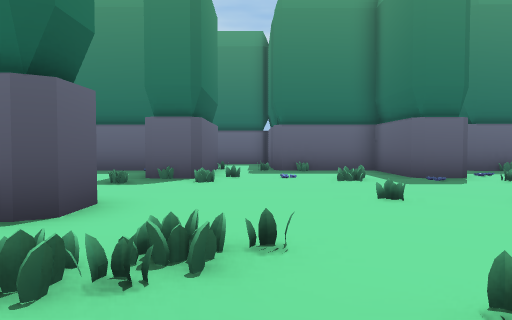
View 1 (above)

16 first-person views from a walk through a level from a Godot 3-D game. The camera is 1.4 m above the floor, tilts 2° down and sees 70° across. The floor is counted in squares, 2 m on a side. Each view is taken from the middle of a square. On the plan, view 1 faces up. The plan holds only what a view shows up to about 11 squares ahead; the rest is blank. The place goes on beyond the plan.

View 2
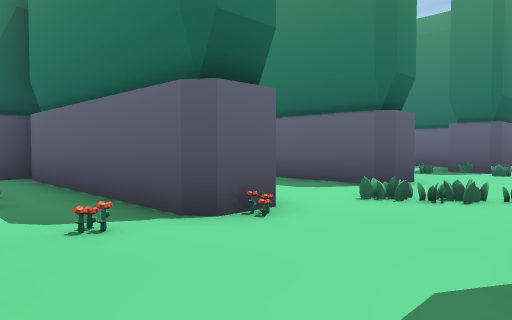

View 3
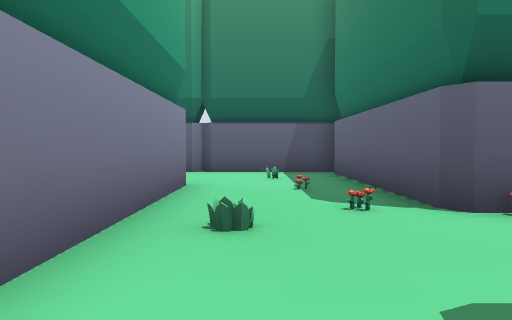

View 4
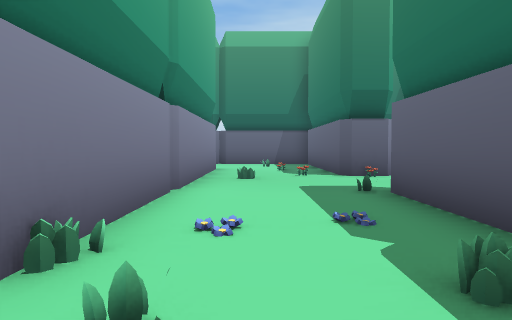

View 5
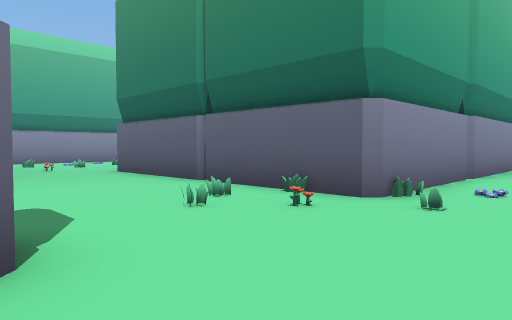

View 6
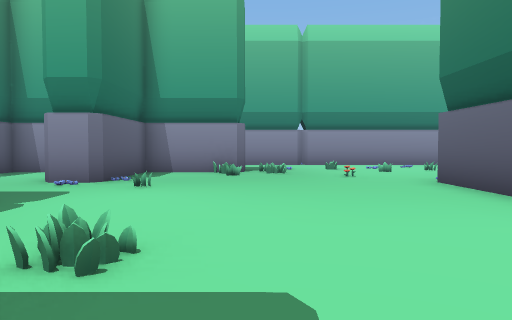

View 7
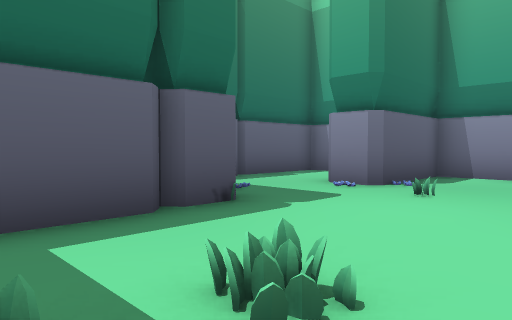

View 8
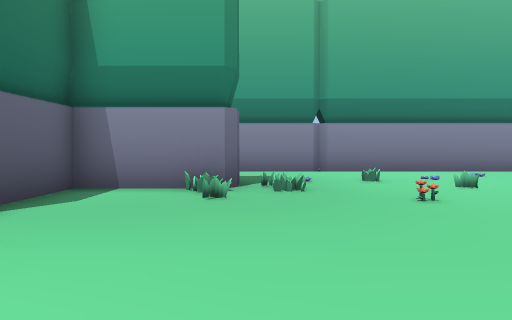

View 9
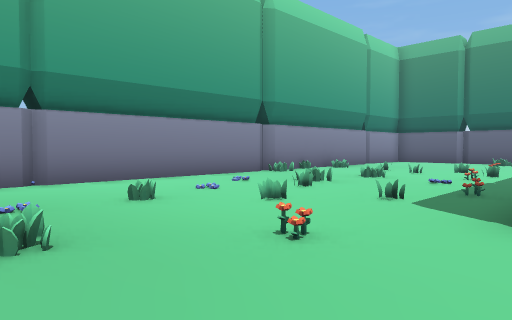

View 10
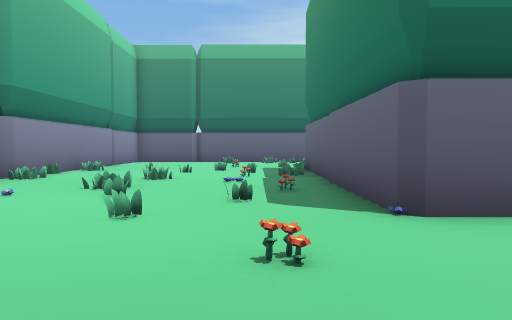

View 11
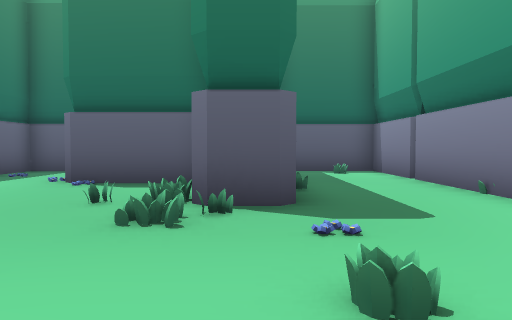

View 12
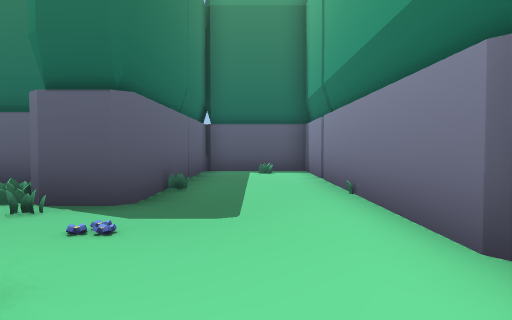

View 13
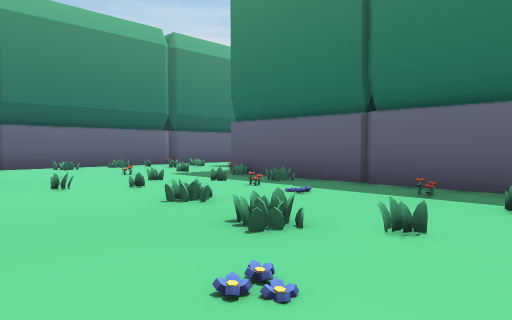

View 14
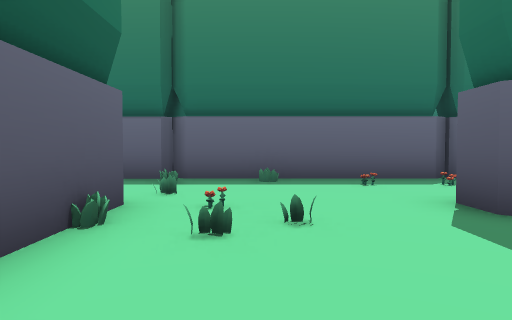

View 15
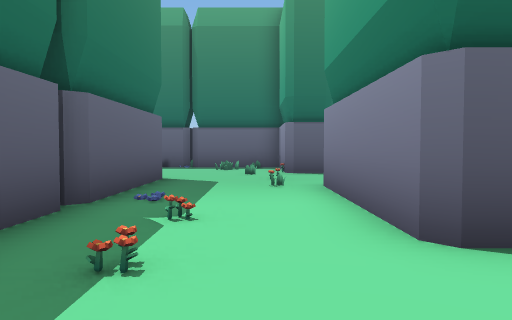

View 16
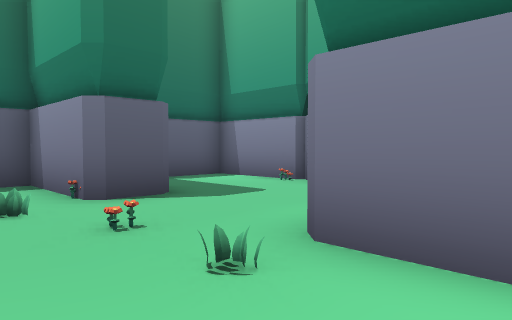

### Floor plan
Key: @ floor where view 1 was taken; # wall or solid block; . main floor; : floor 0.25 m higher than the main floor; + floor 0.5 m higher than the main floor; / step, stairs or slope; = window, fence, low wall or low ledge.
Columns run from 9 left of view 1 to 20 right of it. Each row starts with its distance up from view 1.
 11     ##### #### .##
 10      ..#.....# ..
  9      ..#.....##.
  8      ..+...=....
  7       =.=......
  6       ........
  5        ....=..
  4     ####.....
  3      .......
  2      ...==..
  1       ....
  0        #.@   #########
 -1 =.######..####.......####..
 -2 =.............=............
 -3 #..=....=................=.. #
 -4 #.........................####
 -5 #.. ###########....####...#
 -6               #.=..=..# .....
 -7               #....=..#  ....#
 -8               #.......#  .:..#
 -9               #.......######=
-10               #..........#
-11               #.....#....#
-12       .#####=##..........#
-13      =.../...........##..#
-14     ....=/...=.....=.# ..#
-15    ....=.........#.#.#  .#
-16   ......=.=..=.....#######
-17   .....=....=............#
-18       ..................=#
-19        #..:..............#
-20        ############==#####

Where each view was taken, in squares from view 1:
view 1: 0 up, 0 right, facing up
view 2: 3 down, 1 right, facing up-left
view 3: 3 down, 2 right, facing left
view 4: 3 down, 7 right, facing left
view 5: 2 down, 10 right, facing down-left
view 6: 5 down, 9 right, facing down
view 7: 6 down, 9 right, facing down-right
view 8: 9 down, 9 right, facing down
view 9: 12 down, 9 right, facing down-left
view 10: 14 down, 9 right, facing left
view 11: 16 down, 5 right, facing right
view 12: 18 down, 5 right, facing right
view 13: 19 down, 5 right, facing up-left
view 14: 9 down, 7 right, facing up
view 15: 3 down, 7 right, facing right
view 16: 2 down, 12 right, facing down-right
